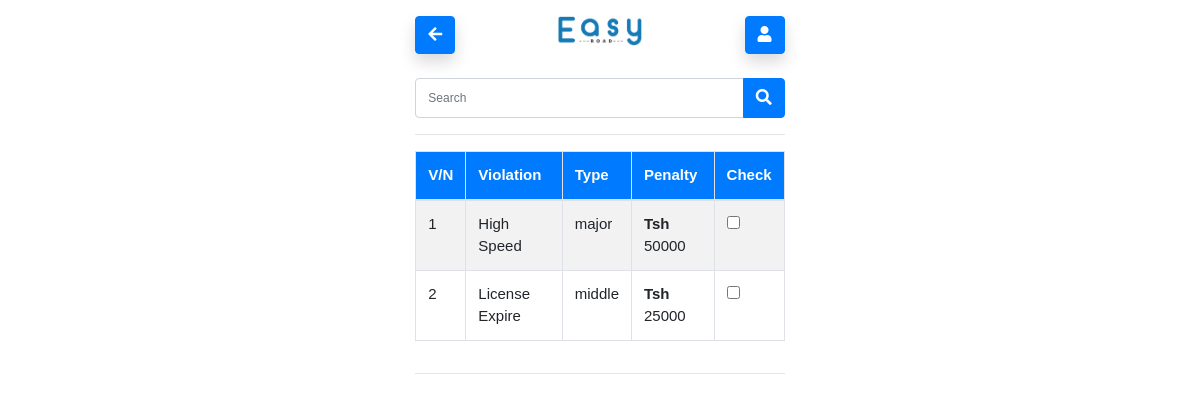
Before: /help.php (signed in) with the older database file.
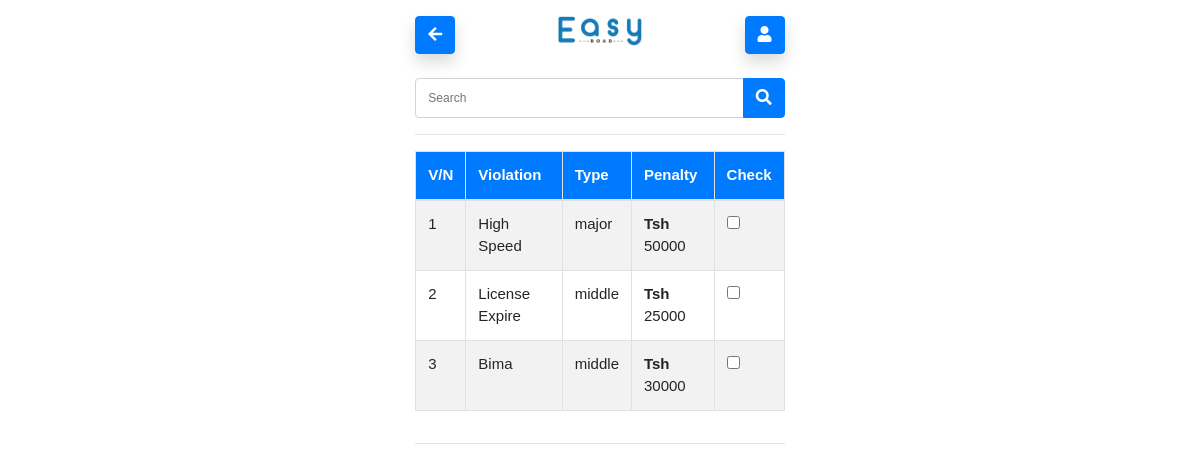
After: the same page with the newer database file.
### tables this page shows
CREATE TABLE `violation` (
  `violation_id` int(11) NOT NULL,
  `violation` varchar(100) NOT NULL,
  `vtype` varchar(255) NOT NULL,
  `penalt` int(11) NOT NULL
);

### help.php (the view, shortened to what this page needs)
<?php
require("./Handlers/connection.php");
$search = "";
if (isset($_POST["search"]) && $_POST["search"] != ""){
  $search = $_POST["search"];
  $stmt = $conn->prepare("SELECT * FROM `violation` WHERE violation LIKE '%" . $search . "%'");
}else{
  $stmt = $conn->prepare("SELECT * FROM `violation`");
}
?>
<!DOCTYPE html>
<html lang="en">
<head>
    <?php include 'links.php'; ?>
</head>
<body class="item-align-center">
<div class="container-fluid p-3">
<div class="row">
    <div class="col-lg-4 col-md-3"></div>
    <div class="col-lg-4 col-md-6">
<div class="row">
    <div class="col-lg-4 col-md-4 col-4">
        <div class="nav-item">
            <a href="home.php" class="btn btn-primary shadow">
                <i class="fa fa-arrow-left"></i>
              </a>
        </div>
    </div>
    <div class="col-lg-4 col-md-4 col-4 text-center">
        <div class="nav-item">
        <a href="home.php" ><i class="shadow"> </i> <img src="Assets/img/easy-logo 1.png" height="30px" alt=""></a>
        </div>
    </div>
    <div class="col-lg-4 col-md-4 col-4 text-right">
        <div class="nav-item">
            <a href="user.php" class="btn btn-primary shadow">
                <i class="fa fa-user"></i>
              </a>
        </div>
    </div>
</div>
<form action="help.php" method="POST">
<div class="input-group mb-3 mt-4">
    <input type="text" class="form-control search" name="search" placeholder="Search"value="<?php echo $search; ?>" >
    <div class="input-group-append">
    </span> <button class="btn btn-primary search"><i class="fa fa-search "></i></button> </span>
    </div>
  </div>
</form>
  <hr>
        <div class="table-responsive">
        <table class="table table-bordered table-striped">
          <thead class="bg-primary text-white">
            <tr>
              <th>V/N</th>
              <th>Violation</th>
              <th>Type</th>
              <th>Penalty</th>
              <th>Check</th>
            </tr>
          </thead>
          <tbody>
          <?php
$stmt->execute();
$result=$stmt->fetchAll();
$no = 0;
foreach($result as $res){
$no++;
  ?>
            <tr>
            <td value="#"><?php  echo $no; ?></td>
              <td value="#"><?php  echo $res['violation'] ?></td>
              <td value="#"><?php  echo $res['vtype'] ?></td>
              <td value="#"><b>Tsh </b><?php  echo $res['penalt'] ?></td>
              <td><input type="checkbox"></td>
            </tr>
            <?php
}
    ?>
          </tbody>
        </table>
        </div>
<hr>
  </div>
  </div>
</div>
</body>
</html>

Changed rows visible on the page:
added violation: violation "Bima", vtype "middle", penalt "30000"
